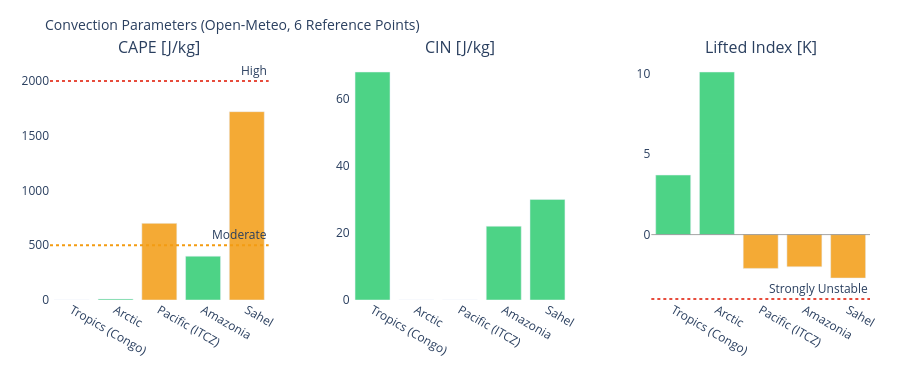

Here is the notebook cell this chart was saved with:
### Markdown cell above
---
## 3. Visualizations

### Code cell
# ============================================================
# CAPE / CIN / LIFTED INDEX – Convection potential
# ============================================================

if not df_atm.empty:
    fig = make_subplots(
        rows=1, cols=3,
        subplot_titles=['CAPE [J/kg]', 'CIN [J/kg]', 'Lifted Index [K]'],
        horizontal_spacing=0.1
    )
    pts = df_atm['point'].tolist()
    pt_colors = ['#E85D24','#185FA5','#888780','#378ADD','#639922','#F2A623']

    # CAPE – höher = mehr Gewitterpotential
    cape_vals = df_atm['cape'].fillna(0).tolist()
    cape_colors = ['#e74c3c' if v > 2000 else '#f39c12' if v > 500 else '#2ecc71'
                   for v in cape_vals]
    fig.add_trace(go.Bar(x=pts, y=cape_vals, marker_color=cape_colors,
                         opacity=0.85, showlegend=False), row=1, col=1)
    fig.add_hline(y=2000, line_dash='dot', line_color='#e74c3c',
                  annotation_text='High', row=1, col=1)
    fig.add_hline(y=500,  line_dash='dot', line_color='#f39c12',
                  annotation_text='Moderate', row=1, col=1)

    # CIN – negativer = stärker gedeckelt (weniger Auslöse)
    cin_vals = df_atm['cin'].fillna(0).tolist()
    cin_colors = ['#e74c3c' if v < -200 else '#f39c12' if v < -50 else '#2ecc71'
                  for v in cin_vals]
    fig.add_trace(go.Bar(x=pts, y=cin_vals, marker_color=cin_colors,
                         opacity=0.85, showlegend=False), row=1, col=2)

    # Lifted Index – negativ = instabil
    li_vals = df_atm['li'].fillna(0).tolist()
    li_colors = ['#e74c3c' if v < -4 else '#f39c12' if v < 0 else '#2ecc71'
                 for v in li_vals]
    fig.add_trace(go.Bar(x=pts, y=li_vals, marker_color=li_colors,
                         opacity=0.85, showlegend=False), row=1, col=3)
    fig.add_hline(y=0, line_color='gray', line_width=0.7, row=1, col=3)
    fig.add_hline(y=-4, line_dash='dot', line_color='#e74c3c',
                  annotation_text='Strongly Unstable', row=1, col=3)

    fig.update_layout(
        title=dict(text='Convection Parameters (Open-Meteo, 6 Reference Points)', font=dict(size=14)),
        height=380, plot_bgcolor='rgba(0,0,0,0)', paper_bgcolor='rgba(0,0,0,0)',
        margin=dict(l=50, r=30, t=60, b=80)
    )
    fig.update_xaxes(tickangle=30)
    fig.show()

### Figure 1 — Plotly figure (JSON) as saved in the notebook; plotly's stock layout.template omitted (floating-point values rounded to 4 significant figures)
{"data": [{"marker": {"color": ["#2ecc71", "#2ecc71", "#f39c12", "#2ecc71", "#f39c12"]}, "opacity": 0.85, "showlegend": false, "type": "bar", "x": ["Tropics (Congo)", "Arctic", "Pacific (ITCZ)", "Amazonia", "Sahel"], "xaxis": "x", "y": [0.0, 10.0, 700.0, 400.0, 1720.0], "yaxis": "y"}, {"marker": {"color": ["#2ecc71", "#2ecc71", "#2ecc71", "#2ecc71", "#2ecc71"]}, "opacity": 0.85, "showlegend": false, "type": "bar", "x": ["Tropics (Congo)", "Arctic", "Pacific (ITCZ)", "Amazonia", "Sahel"], "xaxis": "x2", "y": [68.0, 0.0, 0.0, 22.0, 30.0], "yaxis": "y2"}, {"marker": {"color": ["#2ecc71", "#2ecc71", "#f39c12", "#f39c12", "#f39c12"]}, "opacity": 0.85, "showlegend": false, "type": "bar", "x": ["Tropics (Congo)", "Arctic", "Pacific (ITCZ)", "Amazonia", "Sahel"], "xaxis": "x3", "y": [3.7, 10.1, -2.1, -2.0, -2.7], "yaxis": "y3"}], "layout": {"annotations": [{"font": {"size": 16}, "showarrow": false, "text": "CAPE [J/kg]", "x": 0.1333, "xanchor": "center", "xref": "paper", "y": 1.0, "yanchor": "bottom", "yref": "paper"}, {"font": {"size": 16}, "showarrow": false, "text": "CIN [J/kg]", "x": 0.5, "xanchor": "center", "xref": "paper", "y": 1.0, "yanchor": "bottom", "yref": "paper"}, {"font": {"size": 16}, "showarrow": false, "text": "Lifted Index [K]", "x": 0.8667, "xanchor": "center", "xref": "paper", "y": 1.0, "yanchor": "bottom", "yref": "paper"}, {"showarrow": false, "text": "High", "x": 1, "xanchor": "right", "xref": "x domain", "y": 2000, "yanchor": "bottom", "yref": "y"}, {"showarrow": false, "text": "Moderate", "x": 1, "xanchor": "right", "xref": "x domain", "y": 500, "yanchor": "bottom", "yref": "y"}, {"showarrow": false, "text": "Strongly Unstable", "x": 1, "xanchor": "right", "xref": "x3 domain", "y": -4, "yanchor": "bottom", "yref": "y3"}], "height": 380, "margin": {"b": 80, "l": 50, "r": 30, "t": 60}, "paper_bgcolor": "rgba(0,0,0,0)", "plot_bgcolor": "rgba(0,0,0,0)", "shapes": [{"line": {"color": "#e74c3c", "dash": "dot"}, "type": "line", "x0": 0, "x1": 1, "xref": "x domain", "y0": 2000, "y1": 2000, "yref": "y"}, {"line": {"color": "#f39c12", "dash": "dot"}, "type": "line", "x0": 0, "x1": 1, "xref": "x domain", "y0": 500, "y1": 500, "yref": "y"}, {"line": {"color": "gray", "width": 0.7}, "type": "line", "x0": 0, "x1": 1, "xref": "x3 domain", "y0": 0, "y1": 0, "yref": "y3"}, {"line": {"color": "#e74c3c", "dash": "dot"}, "type": "line", "x0": 0, "x1": 1, "xref": "x3 domain", "y0": -4, "y1": -4, "yref": "y3"}], "title": {"font": {"size": 14}, "text": "Convection Parameters (Open-Meteo, 6 Reference Points)"}, "xaxis": {"anchor": "y", "domain": [0.0, 0.2667], "tickangle": 30}, "xaxis2": {"anchor": "y2", "domain": [0.3667, 0.6333], "tickangle": 30}, "xaxis3": {"anchor": "y3", "domain": [0.7333, 1.0], "tickangle": 30}, "yaxis": {"anchor": "x", "domain": [0.0, 1.0]}, "yaxis2": {"anchor": "x2", "domain": [0.0, 1.0]}, "yaxis3": {"anchor": "x3", "domain": [0.0, 1.0]}}}
